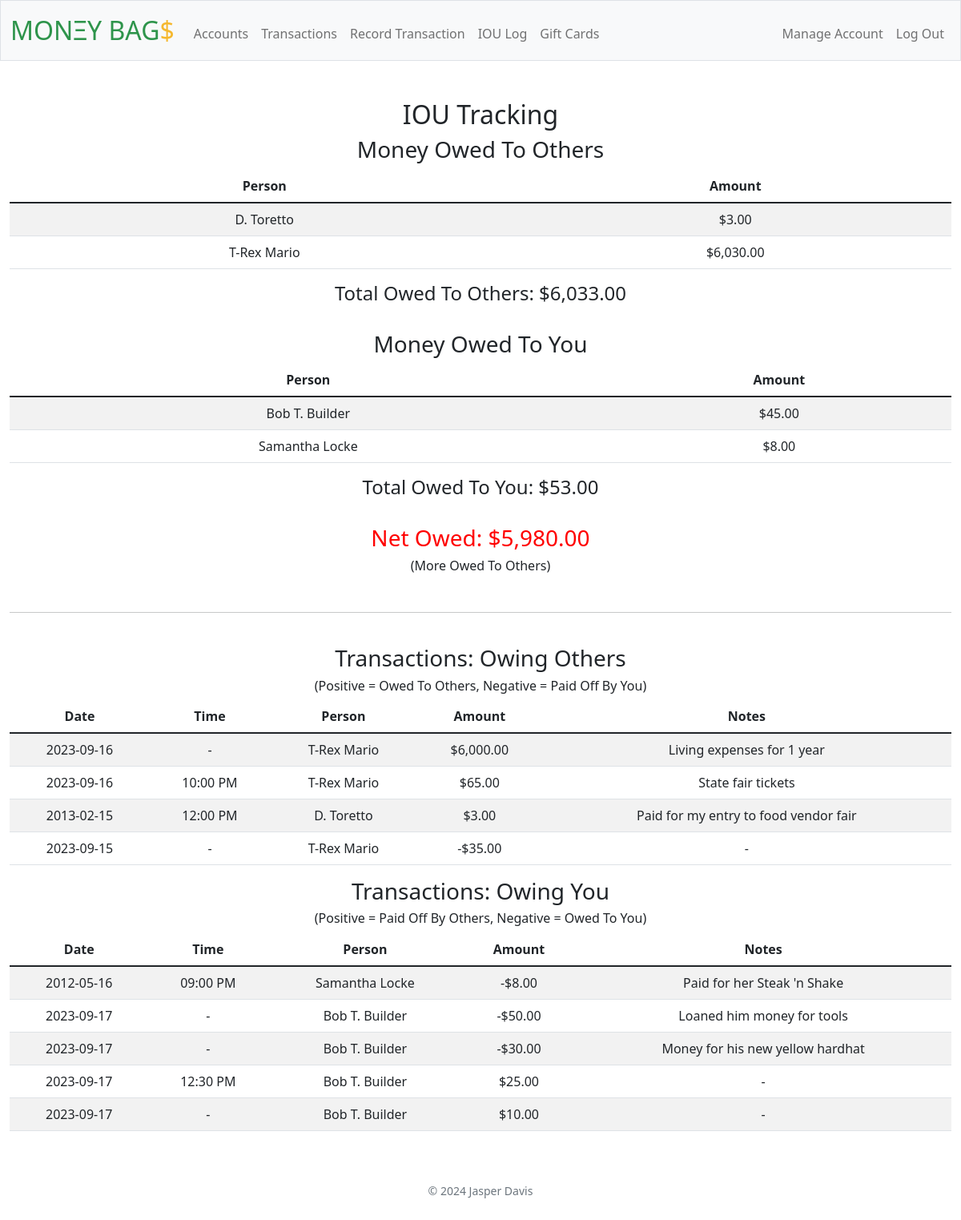
Page /iou (signed in) on the committed database.
### tables this page shows
CREATE TABLE 'transactions' ('id' INTEGER PRIMARY KEY AUTOINCREMENT NOT NULL, 'user_id' INTEGER NOT NULL, 'amount'  NUMERIC NOT NULL  , 'category' TEXT, 'notes' TEXT, 'date'  DATETIME NOT NULL DEFAULT CURRENT_DATE  , 'time' DATETIME, 'target_account'  TEXT NOT NULL  , 'item' TEXT, 'payment_method' TEXT);

### app.py (the view)
@app.route("/iou")
@login_required
def iou():
    iou_transactions = db.execute("SELECT * FROM transactions WHERE user_id = ? AND ((category = 'IOU' AND amount > 0) OR (category = 'IOU Payment' AND amount < 0))",
                                  session["user_id"],
                                  )
    iou_payment_transactions = db.execute("SELECT * FROM transactions WHERE user_id = ? AND ((category = 'IOU' AND amount < 0) OR (category = 'IOU Payment' AND amount > 0))",
                                  session["user_id"],
                                  )
    if not iou_transactions and not iou_payment_transactions:
        flash("No IOUs have been created yet.", "info")
        return redirect(url_for("add_transaction"))
    cumulative_owed = db.execute("SELECT target_account as person, SUM(amount) as total FROM transactions WHERE user_id = ? AND (category = 'IOU' OR category = 'IOU Payment') GROUP BY target_account HAVING SUM(amount) > 0",
                                  session["user_id"],
                                  )
    cumulative_owed_to_you = db.execute("SELECT target_account as person, SUM(amount) as total FROM transactions WHERE user_id = ? AND (category = 'IOU' OR category = 'IOU Payment') GROUP BY target_account HAVING SUM(amount) < 0",
                                  session["user_id"],
                                  )
    return render_template("iou.html", iou_trans=iou_transactions, iou_pay=iou_payment_transactions, cum_owed=cumulative_owed, cum_owed_to_you=cumulative_owed_to_you)

### app.py (called while the page is built)
@app.after_request
def after_request(response):
    response.headers["Cache-Control"] = "no-cache, no-store, must-revalidate"
    response.headers["Expires"] = 0
    response.headers["Pragma"] = "no-cache"
    return response

### helpers.py (called while the page is built)
def login_required(f):
    @wraps(f)
    def decorated_function(*args, **kwargs):
        if session.get("user_id") is None:
            return redirect("/login")
        return f(*args, **kwargs)
    return decorated_function

def none_look(value):
    if value:
        return value
    else:
        return "-"

def time(input_time):
    if not input_time:
        return none_look(None)
    else:
        time_obj = datetime.strptime(input_time, "%H:%M")
        formatted_time = time_obj.strftime("%I:%M %p")
        return formatted_time

def usd(value):
    if value == 0 or value == "0":
        return f"${value:,.2f}"
    elif not value:
        return none_look(None)
    elif value < 0:
        return f"-${(-1 * value):,.2f}"
    else:
        return f"${value:,.2f}"

### templates/iou.html (shortened to what this page needs)
{% extends "layout.html" %}
{% block main %}
    <h2>IOU Tracking</h2>
    <div class="section">
        <h3>Money Owed To Others</h3>
        {% if not cum_owed %}
            <p>You don't currently owe money to others.</p>
        {% else %}
            <table class="table table-striped">
                <thead>
                    <tr>
                        <th>Person</th>
                        <th>Amount</th>
                    </tr>
                </thead>
                <tbody>
                    {% set total = {'total': 0} %}
                    {% for row in cum_owed %}
                        <tr>
                            <td>{{ row.person }}</td>
                            <td>{{ row.total | usd }}</td>
                        </tr>
                    {% endfor  %}
                </tbody>
            </table>
            <h4>Total Owed To Others: {{ total.total | usd }}</h3>
        {% endif %}
    </div>
    <br>
    <div class="section">
        <h3>Money Owed To You</h3>
        {% if not cum_owed_to_you %}
            <p>No money currently owed to you by others.</p>
        {% else %}
            <table class="table table-striped">
                <thead>
                    <tr>
                        <th>Person</th>
                        <th>Amount</th>
                    </tr>
                </thead>
                <tbody>
                    {% set total2 = {'total': 0} %}
                    {% for row in cum_owed_to_you %}
                        <tr>
                            <td>{{ row.person }}</td>
                            <td>{{ (row.total * -1) | usd }}</td>
                        </tr>
                    {% endfor  %}
                </tbody>
            </table>
            <h4>Total Owed To You: {{ total2.total | usd }}</h4>
        {% endif %}
    </div>
    <br>
    {% if total %}
        {% if (total.total - total2.total) < 0 %}
            <h3 style="color: green;">Net Owed: {{ (total.total - total2.total) | usd }}</h3>
            <h6>(More Owed To You)</h6>
        {% elif (total.total - total2.total) == 0 %}
            <h3 style="color: gray;">Net Owed: {{ (total.total - total2.total) | usd }}</h3>
            <h6>(Equal Debts Between You & Others)</h6>
        {% else %}
            <h3 style="color: red;">Net Owed: {{ (total.total - total2.total) | usd }}</h3>
            <h6>(More Owed To Others)</h6>
        {% endif %}
    {% else %}
    <h3></h3>
    {% endif %}
    <br>
    <hr>
    <br>
    <div class="section">
        <h3>Transactions: Owing Others</h3>
        <h6>(Positive = Owed To Others, Negative = Paid Off By You)</h6>
        <table class="table table-striped">
            <thead>
                <tr>
                    <th>Date</th>
                    <th>Time</th>
                    <th>Person</th>
                    <th>Amount</th>
                    <th>Notes</th>
                </tr>
            </thead>
            <tbody>
                {% for row in iou_trans %}
                    <tr>
                        <td>{{ row.date }}</td>
                        <td>{{ row.time | time }}</td>
                        <td>{{ row.target_account }}</td>
                        <td>{{ row.amount | usd }}</td>
                        <td>{{ row.notes | none_look }}</td>
                    </tr>
                {% endfor  %}
            </tbody>
        </table>
    </div>
    <div class="section">
        <h3>Transactions: Owing You</h3>
        <h6>(Positive = Paid Off By Others, Negative = Owed To You)</h6>
        <table class="table table-striped">
            <thead>
                <tr>
                    <th>Date</th>
                    <th>Time</th>
                    <th>Person</th>
                    <th>Amount</th>
                    <th>Notes</th>
                </tr>
            </thead>
            <tbody>
                {% for row in iou_pay %}
                    <tr>
                        <td>{{ row.date }}</td>
                        <td>{{ row.time | time }}</td>
                        <td>{{ row.target_account }}</td>
                        <td>{{ row.amount | usd }}</td>
                        <td>{{ row.notes | none_look }}</td>
                    </tr>
                {% endfor  %}
            </tbody>
        </table>
    </div>
{% endblock %}

### rows in the picture
transactions: person "D. Toretto", total "$3.00", date "2013-02-15", time "12:00 PM", target_account "D. Toretto", amount "$3.00", notes|none_look "Paid for my entry to food vendor fair"
transactions: date "2023-09-16", time "-", target_account "T-Rex Mario", amount "$6,000.00", notes|none_look "Living expenses for 1 year"
transactions: date "2023-09-16", time "10:00 PM", target_account "T-Rex Mario", amount "$65.00", notes|none_look "State fair tickets"
transactions: date "2023-09-15", time "-", target_account "T-Rex Mario", amount "-$35.00", notes|none_look "-"
transactions: date "2012-05-16", time "09:00 PM", target_account "Samantha Locke", amount "-$8.00", notes|none_look "Paid for her Steak 'n Shake"
transactions: date "2023-09-17", time "-", target_account "Bob T. Builder", amount "-$50.00", notes|none_look "Loaned him money for tools"
transactions: date "2023-09-17", time "-", target_account "Bob T. Builder", amount "-$30.00", notes|none_look "Money for his new yellow hardhat"
transactions: date "2023-09-17", time "12:30 PM", target_account "Bob T. Builder", amount "$25.00", notes|none_look "-"
transactions: date "2023-09-17", time "-", target_account "Bob T. Builder", amount "$10.00", notes|none_look "-"

### other values in the picture
{{ row.person }} "T-Rex Mario"
{{ row.total | usd }} "$6,030.00"
{{ total.total | usd }} "$6,033.00"
{{ row.person }} "Bob T. Builder" "Samantha Locke"
{{ (row.total * -1) | usd }} "$45.00" "$8.00"
{{ total2.total | usd }} "$53.00"
{{ (total.total - total2.total) | usd }} "$5,980.00"
